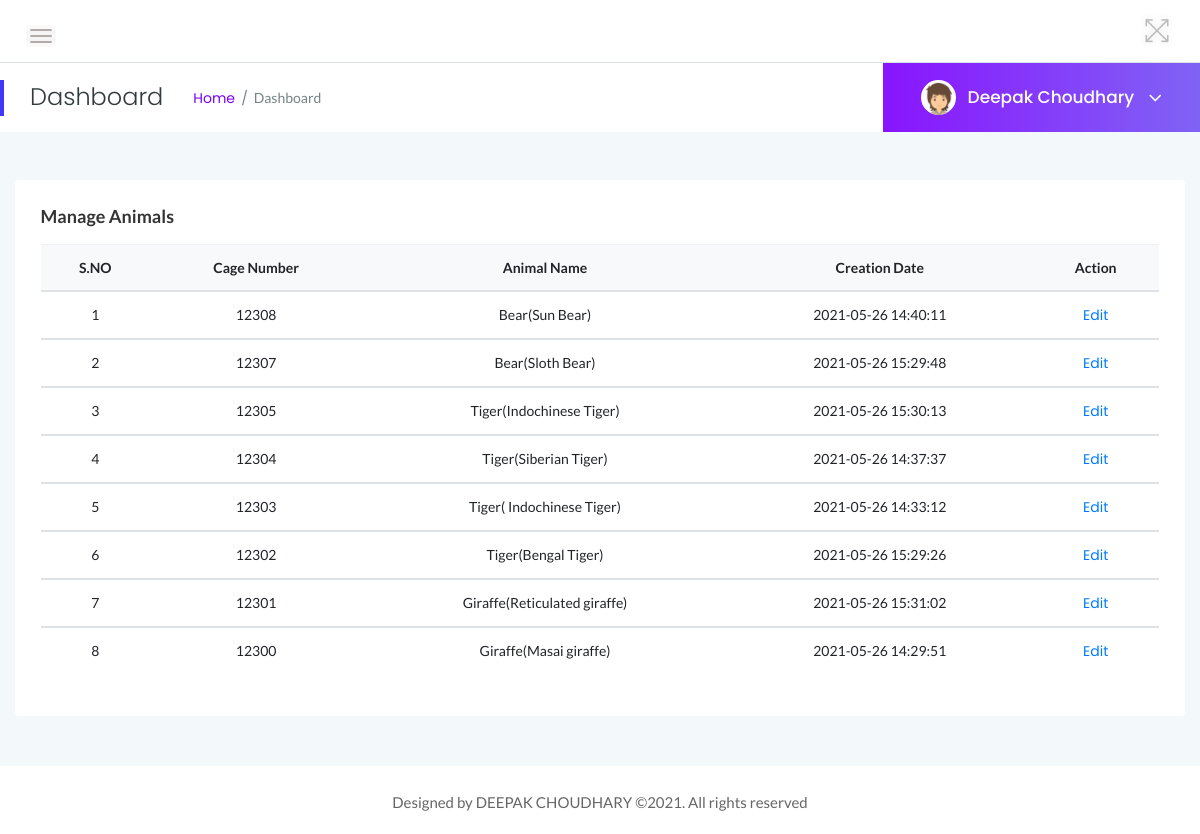
The app's page /admin/manage-animals.php (signed in) with its own data.
### tables this page shows
CREATE TABLE `tblanimal` (
  `ID` int(10) NOT NULL,
  `AnimalName` varchar(200) DEFAULT NULL,
  `CageNumber` int(10) DEFAULT NULL,
  `FeedNumber` varchar(200) DEFAULT NULL,
  `Breed` varchar(200) DEFAULT NULL,
  `AnimalImage` varchar(200) DEFAULT NULL,
  `Description` mediumtext DEFAULT NULL,
  `CreationDate` timestamp NOT NULL DEFAULT current_timestamp() ON UPDATE current_timestamp()
);

### admin/manage-animals.php (the view, shortened to what this page needs)
<?php
include('includes/dbconnection.php');
if (strlen($_SESSION['zmsaid']==0)) {
  header('location:logout.php');
  } else{
?>
<!doctype html>
<html class="no-js" lang="en">
<head>
    <link rel="stylesheet" href="assets/css/bootstrap.min.css">
    <link rel="stylesheet" href="assets/css/font-awesome.min.css">
    <link rel="stylesheet" href="assets/css/themify-icons.css">
    <link rel="stylesheet" href="assets/css/metisMenu.css">
    <link rel="stylesheet" href="assets/css/owl.carousel.min.css">
    <link rel="stylesheet" href="assets/css/slicknav.min.css">
    <link rel="stylesheet" href="https://www.amcharts.com/lib/3/plugins/export/export.css" type="text/css" media="all" />
    <link rel="stylesheet" type="text/css" href="https://cdn.datatables.net/1.10.19/css/jquery.dataTables.css">
    <link rel="stylesheet" type="text/css" href="https://cdn.datatables.net/1.10.18/css/dataTables.bootstrap4.min.css">
    <link rel="stylesheet" type="text/css" href="https://cdn.datatables.net/responsive/2.2.3/css/responsive.bootstrap.min.css">
    <link rel="stylesheet" type="text/css" href="https://cdn.datatables.net/responsive/2.2.3/css/responsive.jqueryui.min.css">
    <link rel="stylesheet" href="assets/css/typography.css">
    <link rel="stylesheet" href="assets/css/default-css.css">
    <link rel="stylesheet" href="assets/css/styles.css">
    <link rel="stylesheet" href="assets/css/responsive.css">
</head>
<body>
    <div class="page-container">
        <div class="main-content">
          <?php include_once('includes/header.php');?>
            <?php include_once('includes/pagetitle.php');?>
            <div class="main-content-inner">
                <div class="row">
                    <div class="col-12 mt-5">
                        <div class="card">
                            <div class="card-body">
                                <h4 class="header-title">Manage Animals</h4>
                                <div class="data-tables">
                <table class="table text-center">
                                        <thead class="bg-light text-capitalize">
                                            <tr>
                                                <th>S.NO</th>
                                                <th>Cage Number</th>
                                                <th>Animal Name</th>
                                                <th>Creation Date</th>
                                                <th>Action</th>
                                            </tr>
                                        </thead>
                                        <?php
$ret=mysqli_query($con,"select * from tblanimal order by ID desc");
$cnt=1;
while ($row=mysqli_fetch_array($ret)) {
?>
                                        <tbody>
          <tr data-expanded="true">
            <td><?php echo $cnt;?></td>
                  <td><?php  echo $row['CageNumber'];?></td>
                  <td><?php  echo $row['AnimalName'];?>(<?php  echo $row['Breed'];?>)</td>
                  <td><?php  echo $row['CreationDate'];?></td>
                  <td><a href="edit-animal-details.php?editid=<?php echo $row['ID'];?>">Edit</a>
                </tr>
                <?php
$cnt=$cnt+1;
}?>
 </tbody>
                                    </table>
                                </div>
                            </div>
                        </div>
                    </div>
                </div>
            </div>
        </div>
        <?php include_once('includes/footer.php');?>
    </div>
</body>
</html>
<?php }  ?>

### admin/includes/pagetitle.php (shortened to what this page needs)
<?php
include('includes/dbconnection.php');
?>
<div class="page-title-area">
                <div class="row align-items-center">
                    <div class="col-sm-6">
                        <div class="breadcrumbs-area clearfix">
                            <h4 class="page-title pull-left">Dashboard</h4>
                            <ul class="breadcrumbs pull-left">
                                <li><a href="dashboard.php">Home</a></li>
                                <li><span>Dashboard</span></li>
                            </ul>
                        </div>
                    </div>
                    <div class="col-sm-6 clearfix">
                        <div class="user-profile pull-right">
                            <img class="avatar user-thumb" src="assets/images/author/avatar.png" alt="avatar">
                            <?php
$adid=$_SESSION['zmsaid'];
$ret=mysqli_query($con,"select AdminName from tbladmin where ID='$adid'");
$row=mysqli_fetch_array($ret);
$name=$row['AdminName'];
?>
                            <h4 class="user-name dropdown-toggle" data-toggle="dropdown"><?php echo $name; ?> <i class="fa fa-angle-down"></i></h4>
                        </div>
                    </div>
                </div>
            </div>

### admin/assets/css/styles.css (style rules this page uses)
.page-container { width: 100%; height: 100%; min-height: 100vh; padding-left: 280px; -webkit-transition: padding-left 0.3s ease 0s; transition: padding-left 0.3s ease 0s; }
.card { border: none; border-radius: 4px; background-color: #fff; -webkit-transition: all 0.3s ease 0s; transition: all 0.3s ease 0s; }
.card-body { padding: 25.6px; padding: 1.6rem; }
.main-content { width: 100%; background: #F3F8FB; }
.main-content-inner { padding: 0 30px 50px; }
.page-title-area { padding: 0 30px; background: #fff; position: relative; }
.page-title-area:before { content: ''; position: absolute; left: 0; top: 50%; width: 4px; height: 36px; background: var(--primary-color); -webkit-transform: translateY(-50%); transform: translateY(-50%); }
.page-title { font-size: 24px; font-weight: 300; color: #313b3d; letter-spacing: 0; margin-right: 30px; }
ul.breadcrumbs { margin-top: 4px; }
.breadcrumbs li { display: inline-block; }
.breadcrumbs li a, .breadcrumbs li span { display: block; font-size: 14px; font-weight: 400; color: #7801ff; letter-spacing: 0; margin-right: 16px; position: relative; }
.breadcrumbs li a:before { content: '/'; color: #768387; position: absolute; right: -13px; top: 0; }
.breadcrumbs li span { margin-right: 0; color: #768387; text-transform: capitalize; }
.user-profile { margin-right: -30px; display: -webkit-box; display: -ms-flexbox; display: flex; -webkit-box-align: center; -ms-flex-align: center; align-items: center; -ms-flex-wrap: wrap; flex-wrap: wrap; background: -webkit-linear-gradient(left, #8914fe 0%, #8063f5 100%); background: linear-gradient(to right, #8914fe 0%, #8063f5 100%); padding: 17px 38px; position: relative; }
.user-profile img.avatar { height: 35px; width: 35px; border-radius: 50%; margin-right: 12px; }
.user-name { font-size: 17px; font-weight: 500; color: #fff; letter-spacing: 0; cursor: pointer; -webkit-user-select: none; -moz-user-select: none; -ms-user-select: none; user-select: none; }
.user-name i { margin-left: 10px; font-size: 21px; vertical-align: middle; position: relative; }
.notification-area .dropdown-toggle, .user-name.dropdown-toggle { position: relative; }
.notification-area .dropdown-toggle:after, .user-name.dropdown-toggle:after { display: none; }
.header-title { font-family: 'Lato', sans-serif; font-size: 18px; font-weight: 600; letter-spacing: 0; color: #333; text-transform: capitalize; margin-bottom: 17px; }
table tr th { border-bottom: none; }
table tr th, table tr td { border-top: 1px solid rgba(120, 130, 140, 0.13) !important; }

### admin/assets/css/responsive.css (style rules this page uses)
@media (min-width: 1200px) and (max-width: 1364px) { .main-content-inner { padding: 0 15px 50px; } }
@media (min-width: 1200px) and (max-width: 1364px) { .page-container, .sbar_collapsed.page-container { padding-left: 0; } }

### records on screen
tblanimal: CageNumber "12308", AnimalName "Bear", Breed "Sun Bear", CreationDate "2021-05-26 14:40:11"
tblanimal: CageNumber "12307", AnimalName "Bear", Breed "Sloth Bear", CreationDate "2021-05-26 15:29:48"
tblanimal: CageNumber "12305", AnimalName "Tiger", Breed "Indochinese Tiger", CreationDate "2021-05-26 15:30:13"
tblanimal: CageNumber "12304", AnimalName "Tiger", Breed "Siberian Tiger", CreationDate "2021-05-26 14:37:37"
tblanimal: CageNumber "12303", AnimalName "Tiger", Breed "Indochinese Tiger", CreationDate "2021-05-26 14:33:12"
tblanimal: CageNumber "12302", AnimalName "Tiger", Breed "Bengal Tiger", CreationDate "2021-05-26 15:29:26"
tblanimal: CageNumber "12301", AnimalName "Giraffe", Breed "Reticulated giraffe", CreationDate "2021-05-26 15:31:02"
tblanimal: CageNumber "12300", AnimalName "Giraffe", Breed "Masai giraffe", CreationDate "2021-05-26 14:29:51"

### other values on screen
$name "Deepak Choudhary"
